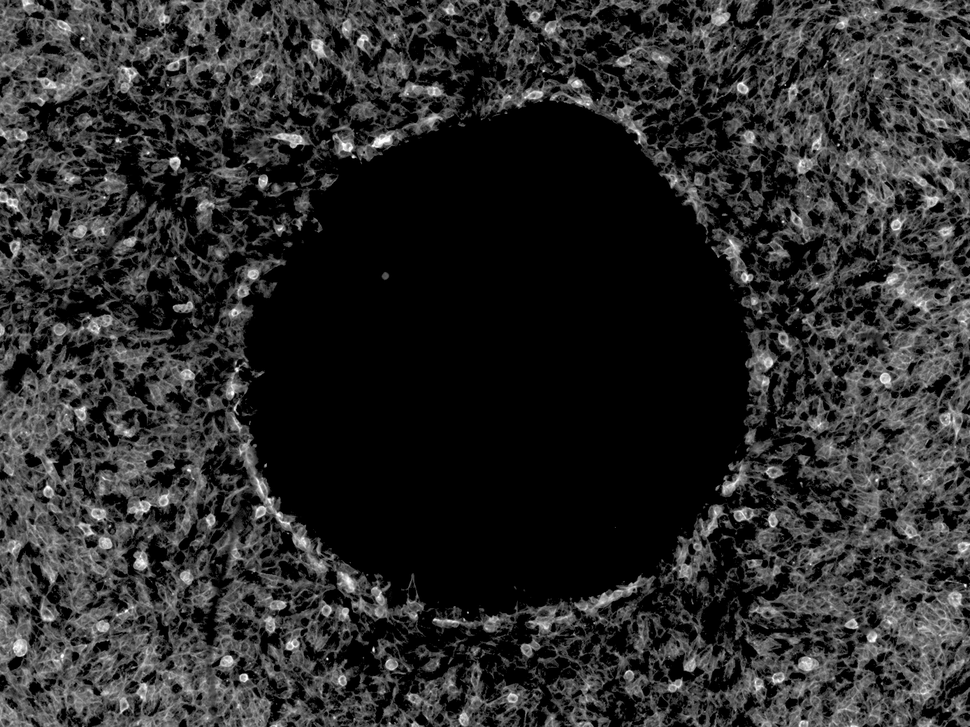
#> input picture analyses/MDA231_stopper_1_c3.tif, 970 x 727 px, shrunk from 1388 x 1040 before the run
$ jupyter execute Untitled.ipynb
#> lines starting #> are read from the running program, lines starting #| are printed output that depends on the picture
[cell 1]
import cv2;
import numpy as np;

# Read image
im_in = cv2.imread("analyses/MDA231_stopper_1_c3.tif", cv2.IMREAD_GRAYSCALE);
#> im_in is the input picture: shape (727, 970); min 0, max 255, mean 43.8

# Threshold.
# Set values equal to or above 220 to 0.
# Set values below 220 to 255.

th, im_th = cv2.threshold(im_in, 220, 255, cv2.THRESH_BINARY_INV);
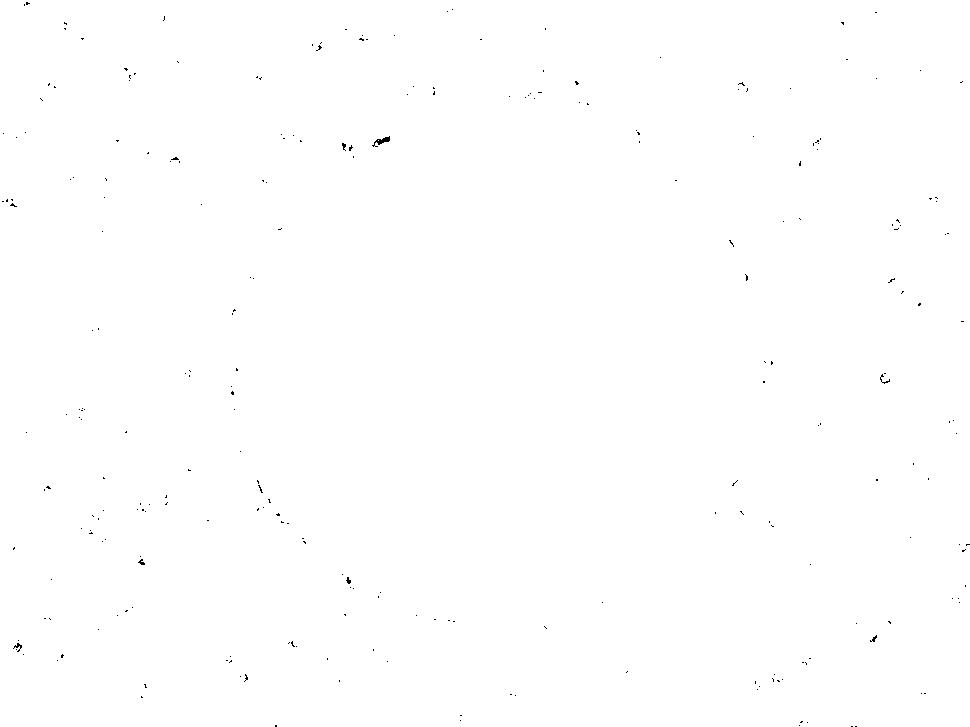
#> im_th: shape (727, 970); 99.9% white; black in thin lines or dots

# Copy the thresholded image.
im_floodfill = im_th.copy()

# Mask used to flood filling.
# Notice the size needs to be 2 pixels than the image.
h, w = im_th.shape[:2]
#> h = 727; w = 970
mask = np.zeros((h+2, w+2), np.uint8)

# Floodfill from point (0, 0)
cv2.floodFill(im_floodfill, mask, (0,0), 255);

# Invert floodfilled image
im_floodfill_inv = cv2.bitwise_not(im_floodfill)
#> im_floodfill_inv: shape (727, 970); 0.13% white in thin lines or dots

# Combine the two images to get the foreground.
im_out = im_th | im_floodfill_inv
#> im_out: shape (727, 970); every value is 255

# Display images.
cv2.imshow("Thresholded Image", im_th)
cv2.imshow("Floodfilled Image", im_floodfill)
cv2.imshow("Inverted Floodfilled Image", im_floodfill_inv)
cv2.imshow("Foreground", im_out)
cv2.waitKey(0)


$ run again, with analyses/MDA231_stopper_1_c1.tif copied over analyses/MDA231_stopper_1_c3.tif
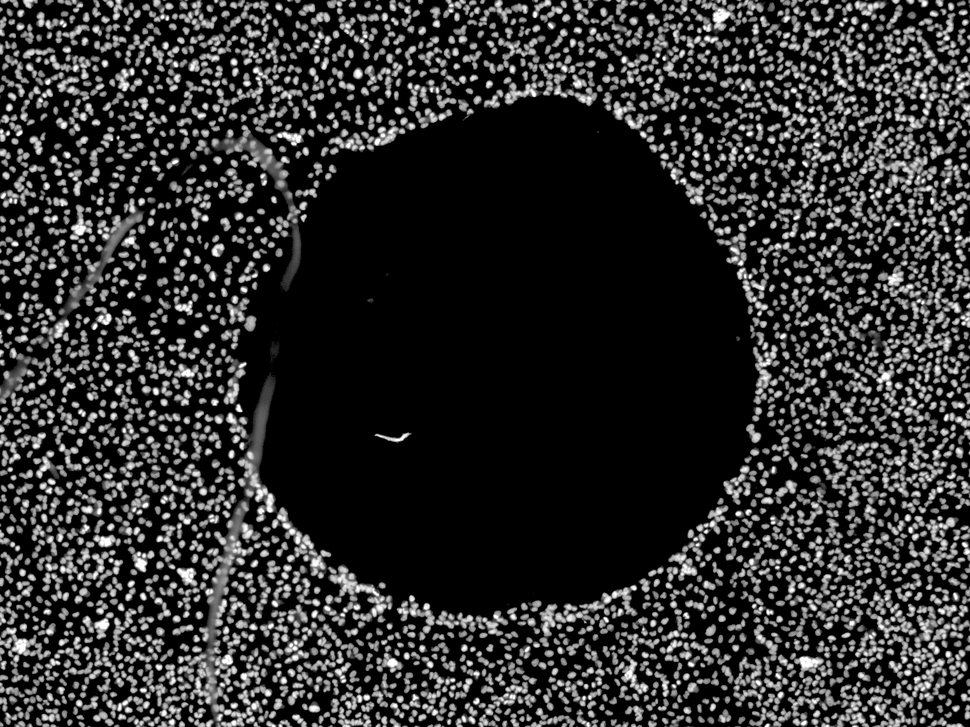
#> input picture analyses/MDA231_stopper_1_c1.tif, 970 x 727 px, shrunk from 1388 x 1040 before the run
#> im_in is the input picture: shape (727, 970); min 0, max 255, mean 46.2
#> `th, im_th = cv2.threshold(im_in, 220, 255, cv2.THRESH_BINARY_INV);`:
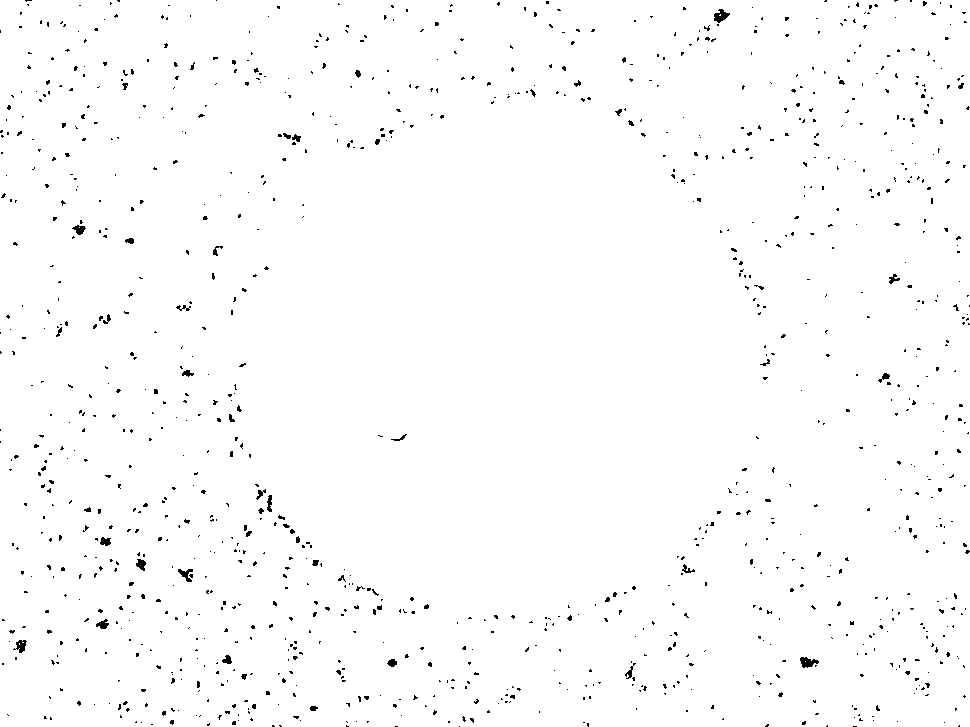
#> im_th: shape (727, 970); 98.7% white; black in thin lines or dots
#> im_floodfill_inv: shape (727, 970); 1.3% white in thin lines or dots
#> im_out: shape (727, 970); every value is 255

$ run again, with analyses/MDA231_stopper_2_c1.tif copied over analyses/MDA231_stopper_1_c3.tif
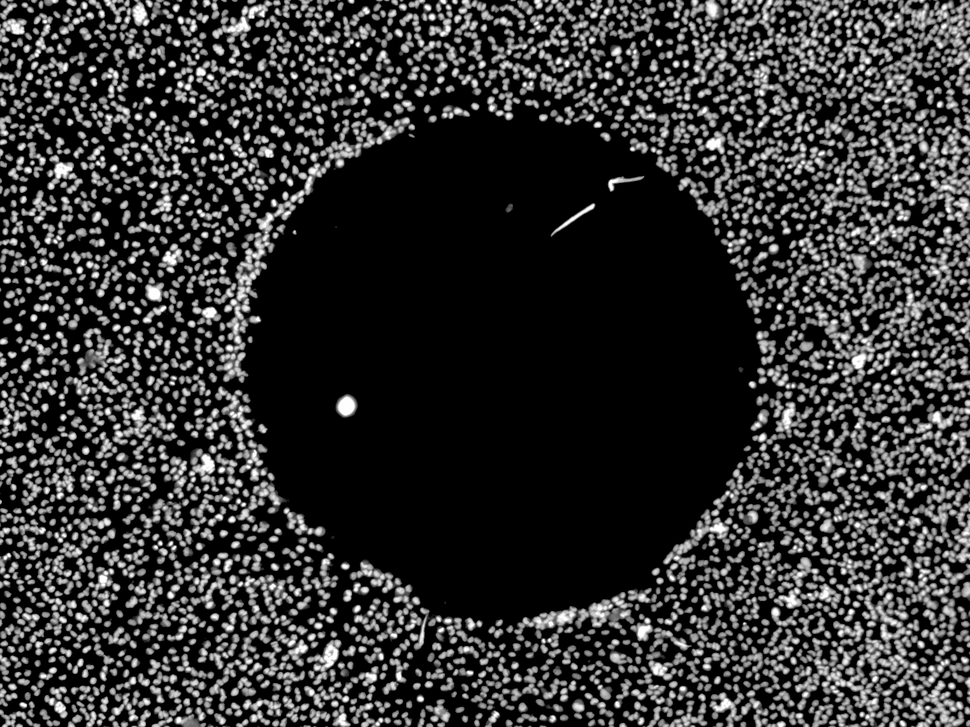
#> input picture analyses/MDA231_stopper_2_c1.tif, 970 x 727 px, shrunk from 1388 x 1040 before the run
#> im_in is the input picture: shape (727, 970); min 0, max 255, mean 51.4
#> `th, im_th = cv2.threshold(im_in, 220, 255, cv2.THRESH_BINARY_INV);`:
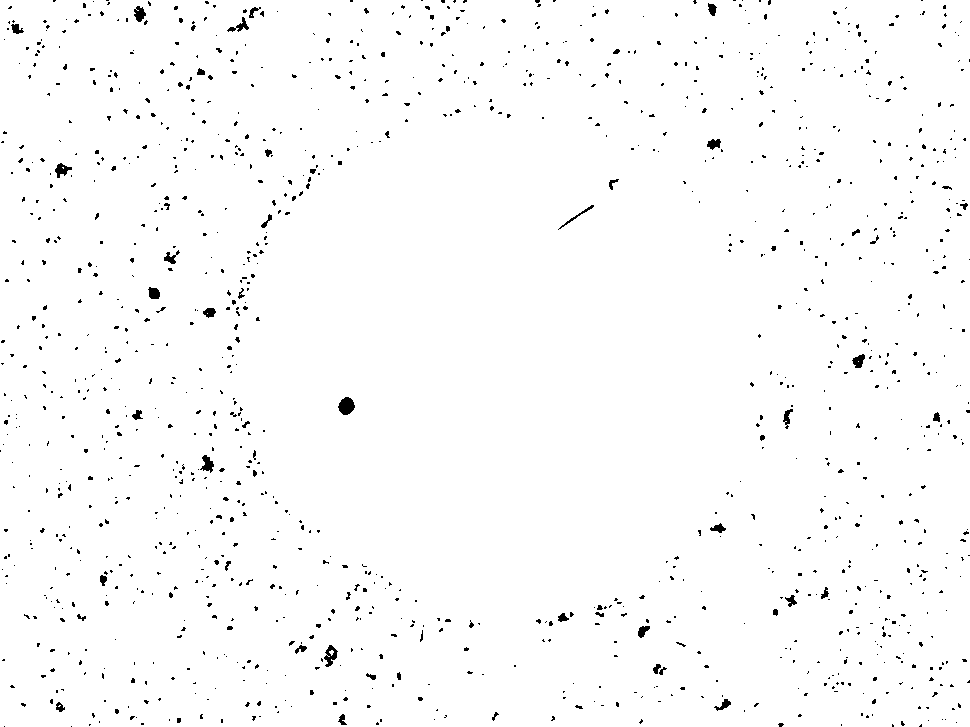
#> im_th: shape (727, 970); 98.4% white; black in thin lines or dots
#> im_floodfill_inv: shape (727, 970); 1.6% white in thin lines or dots
#> im_out: shape (727, 970); every value is 255
